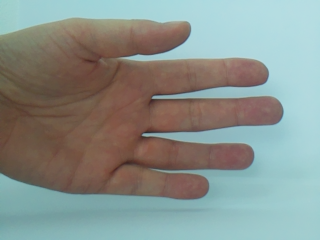
#> input picture application/data_and_features/archive/1.bmp, 320 x 240 px
$ python ConvexHull.py
#> lines starting #> are read from the running program, lines starting #| are printed output that depends on the picture; after the words box and inside, x2 and y2 are one past the last pixel; in counts of white or black regions, pixels touching at a corner belong together
import cv2
import numpy as np
import matplotlib.pyplot as plt


# Load the image
image_path = "1.bmp"
image = cv2.imread(image_path)
#> image is the input picture: shape (240, 320, 3); mean B, G, R 141, 146.2, 137.1

# Convert the image to grayscale
#gray = cv2.cvtColor(image, cv2.COLOR_BGR2GRAY)
hsv = cv2.cvtColor(image, cv2.COLOR_BGR2HSV)
#> hsv: shape (240, 320, 3); mean H, S, V 54.2, 70.6, 160.2
img = hsv[:,:,0]
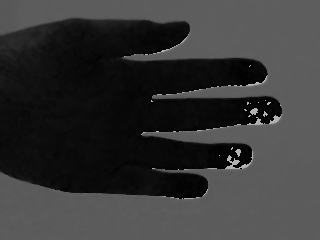
#> img: shape (240, 320); min 0, max 179, mean 54.2


# Apply GaussianBlur to reduce noise
blurred = cv2.GaussianBlur(img, (21, 21), 0)
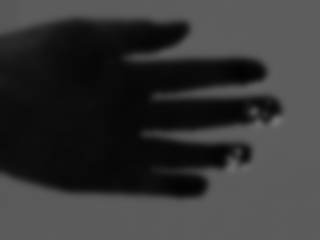
#> blurred: shape (240, 320); min 3, max 115, mean 54.2

# Threshold the image to create a binary image
ret, threshold = cv2.threshold(blurred, 80,100 , cv2.THRESH_BINARY_INV)
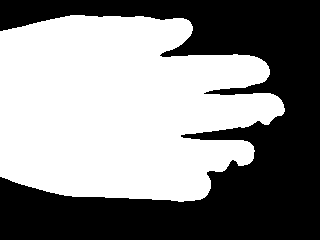
#> threshold: shape (240, 320); values 0 (black) and 100 (white), 53.4% white; 1 black region

# [6 lines of commented-out code are left out]
contours, ret = cv2.findContours(threshold, cv2.RETR_TREE, cv2.CHAIN_APPROX_SIMPLE)
#> contours = 1 contour; box (x1, y1, x2, y2) and area: (0, 15, 285, 202) 40467; ret = [[-1, -1, -1, -1]]

# Draw the convex hull for each contour found
for contour in contours:
    hull = cv2.convexHull(contour)
    cv2.drawContours(image, [hull], -1, (0, 255, 0), 2)
#> this loop made 1 pass
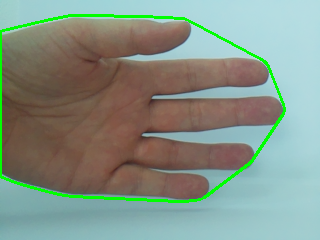
#> image: shape (240, 320, 3); 2.9% of pixels changed, all inside (x1, y1, x2, y2) = (0, 14, 286, 203)


# Display the original image with the convex hull
cv2.imshow("Convex Hull", image)
cv2.waitKey(0)
cv2.destroyAllWindows()
